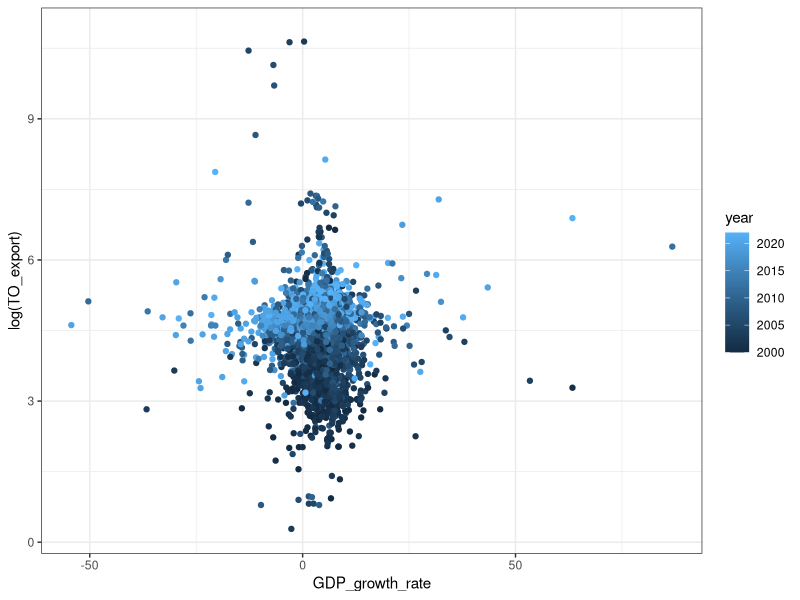
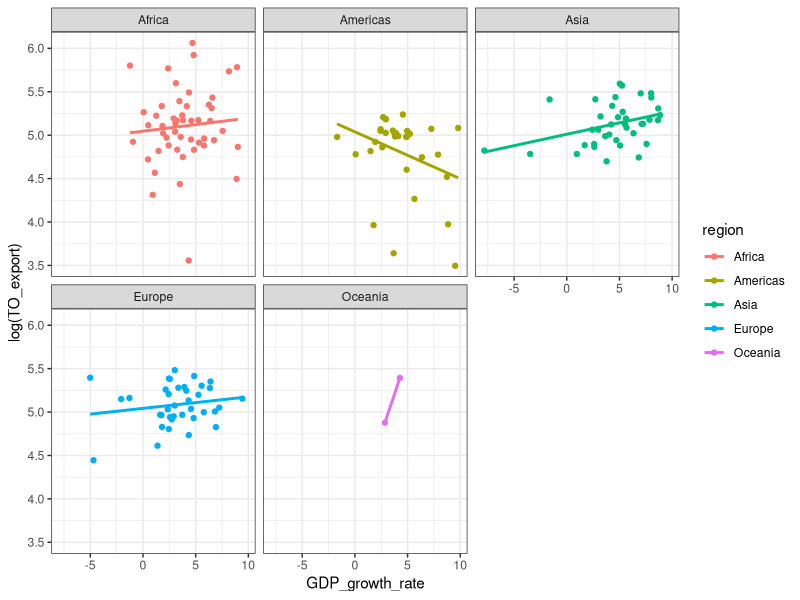
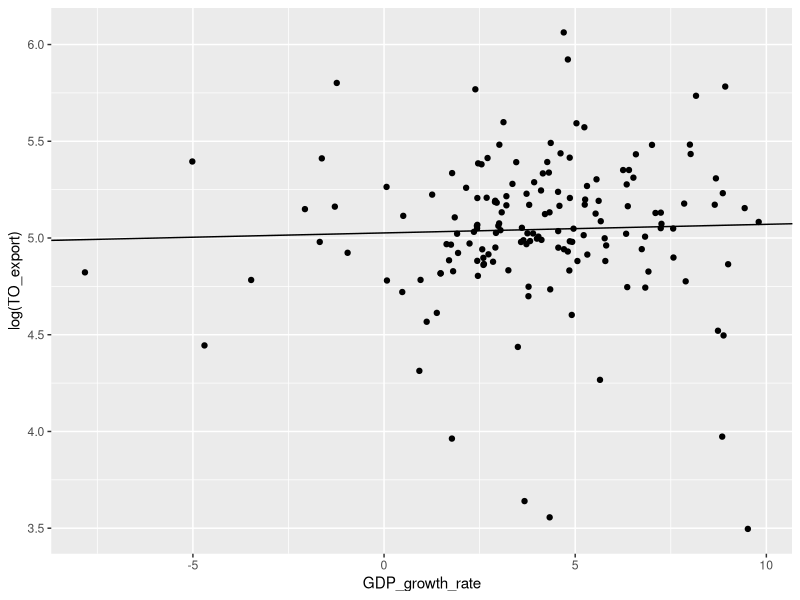
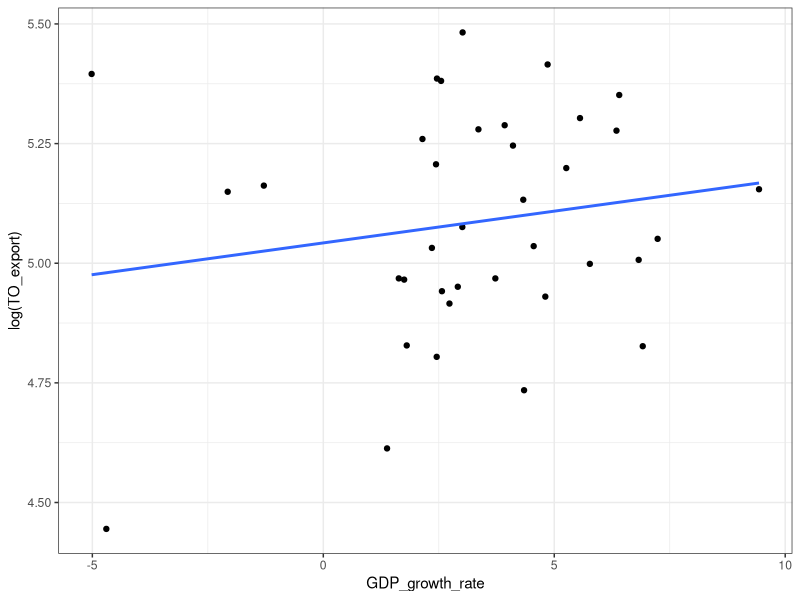
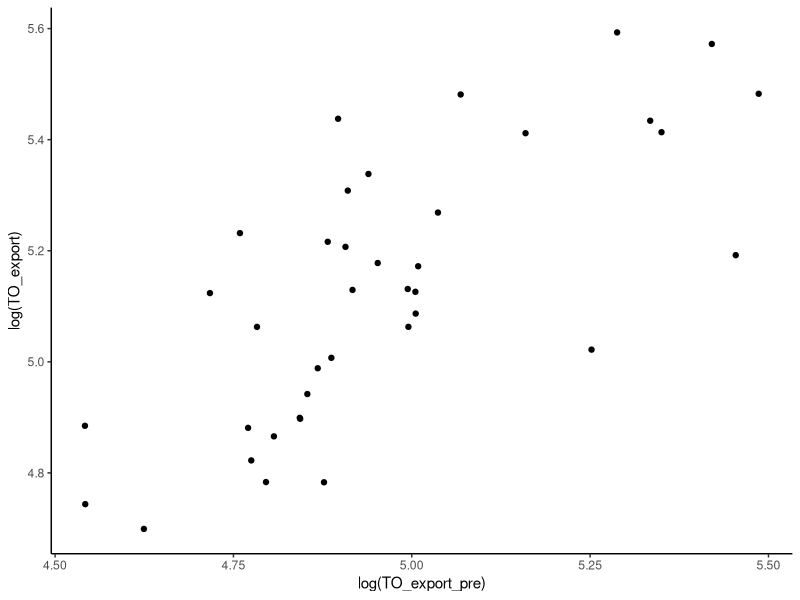

Generate these figures, in order, with R:
library(tidyverse)
library(ggplot2)

df <- read.csv("./WtoData_20240327050855.csv")

##### column selection and renaming
df %>% select(Indicator.Code, 
              Reporting.Economy.ISO3A.Code,
              Reporting.Economy,
              Product.Sector.Code,
              Product.Sector,
              Unit.Code,
              year = Year,
              value = Value) %>% 
        rename(Ind_cd =Indicator.Code,
              iso3c  = Reporting.Economy.ISO3A.Code,
              country = Reporting.Economy,
              prod_cd = Product.Sector.Code,
              prod_ds = Product.Sector,
              unit = Unit.Code) %>% 
        mutate( EXP_IMP = case_when( Ind_cd == "ITS_MTP_AMF" ~ "import",
                                     Ind_cd == "ITS_MTP_AXF" ~ "export"
                                   )
                ) -> df1

#### pivot_wider()
# df1 %>% group_by(prod_cd, prod_ds) %>% count()

df2 <- df1 %>% select(iso3c, country, year, prod_cd, EXP_IMP, value) %>%
                pivot_wider(names_from = c(prod_cd, EXP_IMP), values_from = value) %>%
                arrange(iso3c, year)


#### add region info to df2
region_info <- read.csv("./country_region_code.csv")
df3 <- region_info %>% select(alpha.3, region, sub.region, intermediate.region) %>% 
                       rename(iso3c = alpha.3, 
                              sub_region = sub.region, 
                              inter_region=intermediate.region) %>% 
                       inner_join(., df2, by="iso3c") %>%
                       relocate(country, iso3c, region, sub_region, inter_region, year, TO_export, TO_import)

#### load the gdp growth rate and inflation rate(cusumer price index) file from world bank data
gdp_grw <- read_csv("./API_NY.GDP.MKTP.KD.ZG_DS2.csv", col_names = T, skip = 4)
inf_cpi <- read_csv("./API_FP.CPI.TOTL.ZG_DS2.csv", col_names = T, skip = 4)

gdp_grw %>% select("Country Code", "2000":"2023") %>%
            pivot_longer( cols = "2000":"2023", names_to = "year", values_to = "GDP_growth_rate") %>%
            mutate(year = as.numeric(year)) %>% 
            rename(iso3c="Country Code") -> gdp_grw_f

inf_cpi %>% select("Country Code", "2000":"2023") %>% 
            pivot_longer( cols = "2000":"2023", names_to = "year", values_to = "Inflation_rate") %>% 
            mutate(year = as.numeric(year)) %>% 
            rename(iso3c="Country Code") -> info_cpi_f


#### merge these two files with export & import df
left_join(df3, gdp_grw_f, by=c("iso3c"="iso3c","year"="year")) %>%
  left_join(., info_cpi_f, by=c("iso3c"="iso3c", "year"="year")) -> final_df




#### graph the relationship between gdp_growth_rate and export
ggplot(data = final_df) +
  geom_point(aes(x=GDP_growth_rate, y=log(TO_export), color=year)) +
  theme_bw()

#### filtering with several conditions
unique(final_df$sub_region)
final_df %>% filter(year == 2022 &
                      GDP_growth_rate > -10 & GDP_growth_rate < 10 &
                      !sub_region %in% c("Melanesia","Polynesia","Micronesia")) %>%
              ggplot(aes(x=GDP_growth_rate, y=log(TO_export), group=region, color=region)) +
              # ggplot(aes(x=GDP_growth_rate, y=log(TO_export))) +
              geom_point() +
              facet_wrap(~region, ncol=3) +
              geom_smooth(method = "lm", se=F) +
              theme_bw()


# target data frame for liner model
lm_df <- final_df %>% filter(year == 2022 & 
                               GDP_growth_rate > -10 & GDP_growth_rate < 10 &
                               !sub_region %in% c("Melanesia","Polynesia","Micronesia"))
# linear regression
lm_model <- lm(log(TO_export) ~ GDP_growth_rate, data=lm_df)
summary(lm_model)


# graph with linear regression result using ggplot
lm_df %>% ggplot(data =., aes(x=GDP_growth_rate, y=log(TO_export))) +
  geom_point() +
  # geom_smooth(method =lm, se=F) +
  geom_abline(intercept = 5.026504, slope = 0.004438)
  theme_bw()


# linear relationship between gdp_growth_rate and log(to_export) in Asia area
############################################################################
unique(final_df$region)
lm2_df <- final_df %>% filter(year == 2022 & 
                               GDP_growth_rate > -10 & GDP_growth_rate < 10 &
                               region %in% c("Europe"))
# linear regression 1
lm2_model <- lm(log(TO_export) ~ GDP_growth_rate + Inflation_rate, data=lm2_df)
summary(lm2_model)


lm2_df %>% ggplot(data =., aes(x=GDP_growth_rate, y=log(TO_export))) +
  geom_point() +
  geom_smooth(method =lm, se=F) +
  # geom_abline(intercept = 4.650452, slope = 0.0286551) +
  theme_bw()


# linear regression 2
lm_df_lag <- final_df %>% arrange(country, year) %>% 
                          mutate(TO_export_pre = lag(TO_export),
                                 GDP_gr_rate_pre = lag(GDP_growth_rate),  # the very previous gdp growth rate
                                 Inflation_rate_pre = lag(Inflation_rate), # the very previous inflation rate
                                 country_pre = lag(country)) %>%          # flag that the previous value has the same country name 
                                 relocate(GDP_gr_rate_pre, .after = GDP_growth_rate) %>%
                                 relocate(country_pre, .after = country)

unique(lm_df_lag$region)
lm_df_lag %>% filter(country == country_pre &      # if not matched, delete
                       year == 2022 &
                       region == 'Asia' &
                       GDP_growth_rate >= -10 & GDP_growth_rate <= 10
                     ) %>%
                lm(data=., log(TO_export) ~ log(TO_export_pre) + GDP_growth_rate + GDP_gr_rate_pre + Inflation_rate + Inflation_rate_pre) %>% 
                summary()


# visualization with linear regression model results.
lm_df_lag %>% filter(country == country_pre &
                       year == 2022 &
                       region == 'Asia' &
                       GDP_growth_rate >= -10 & GDP_growth_rate <= 10
                     ) %>%
              ggplot(aes(x=log(TO_export_pre), y=log(TO_export))) +
              geom_point() +
              # geom_abline(intercept = 2.188213, slope = 0.597745, color='blue') +
              # labs(x="the previous year's export index", y="export index of the year") +
              theme_classic()

